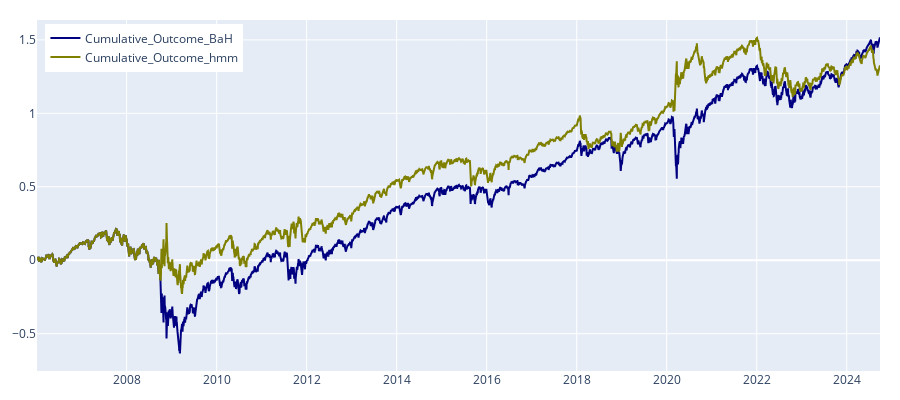

Notebook source saved alongside this figure:
### Markdown cell above
Finally, we plot the cumulative outcomes from both strategies to compare the results.

### Code cell
fig = go.Figure()

fig.add_trace(go.Line(x=prices_with_states.index, y=prices_with_states["Cumulative_Outcome_BaH"], 
                      name = 'Cumulative_Outcome_BaH', line_color = 'navy'))

fig.add_trace(go.Line(x= prices_with_states.index, y=prices_with_states['Cumulative_Outcome_hmm'], 
                      name = 'Cumulative_Outcome_hmm', line_color = 'olive'))

fig.update_layout(height=400, width=900, legend=dict(
    yanchor="top", y=0.99, xanchor="left",x=0.01), 
    margin=dict(l=20, r=20, t=20, b=20))

fig.show()

### Figure 1 — Plotly figure (JSON) as saved in the notebook; plotly's stock layout.template omitted (floating-point values rounded to 4 significant figures; data arrays with more than 128 entries replaced by an {"elided": "..."} marker saying what was removed)
{"data": [{"line": {"color": "navy"}, "name": "Cumulative_Outcome_BaH", "type": "scatter", "x": {"elided": "4720 str values"}, "y": {"elided": "4720 float values"}}, {"line": {"color": "olive"}, "name": "Cumulative_Outcome_hmm", "type": "scatter", "x": {"elided": "4720 str values"}, "y": {"elided": "4720 float values"}}], "layout": {"height": 400, "legend": {"x": 0.01, "xanchor": "left", "y": 0.99, "yanchor": "top"}, "margin": {"b": 20, "l": 20, "r": 20, "t": 20}, "width": 900}}
